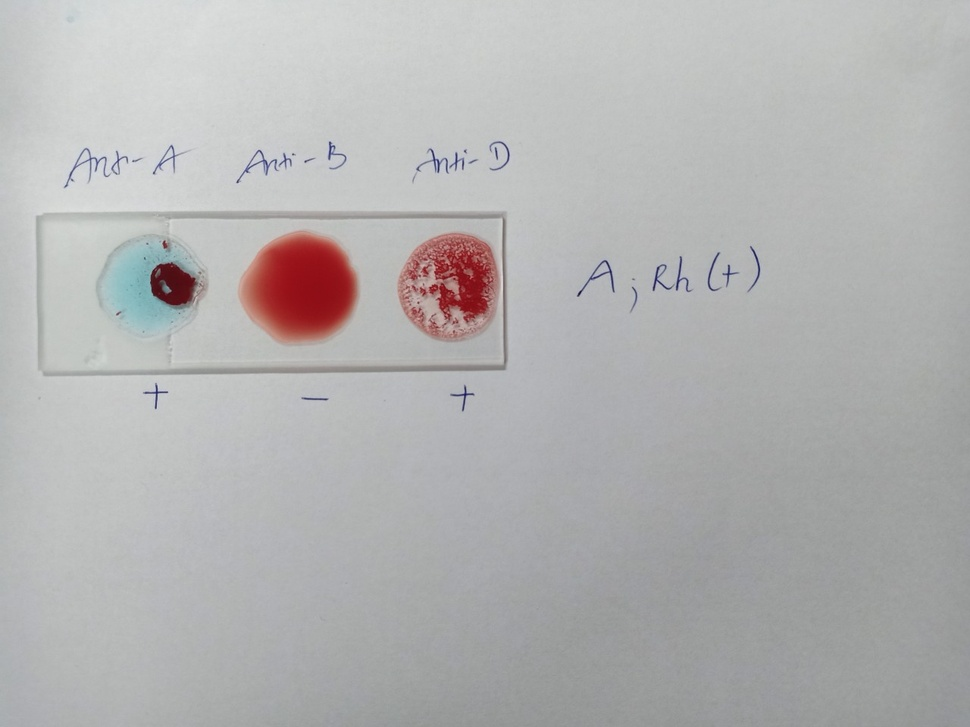
#> input picture data_backup/bloodtp (copy 1)/mau2.jpg, 970 x 727 px, shrunk from 1280 x 960 before the run, found by its file name
$ python testdieukien.py
#> lines starting #> are read from the running program, lines starting #| are printed output that depends on the picture; after the words box and inside, x2 and y2 are one past the last pixel; in counts of white or black regions, pixels touching at a corner belong together
import cv2
import numpy as np
import statistics

def sosanh(image):
    A = image[:, 0:int(width / 3)]
    B = image[:, int(width / 3):int(width / 3 * 2)]
    C = image[:, int(width / 3 * 2):int(width)]

    hist, bin = np.histogram(A)
    print('')
    a = hist[-1]

    hist, bin = np.histogram(B)
    b = hist[-1]

    hist, bin = np.histogram(C)
    c = hist[-1]

    return print('%s %s %s' % (a, b, c))


ten='mau2.jpg'
image = cv2.imread(ten)
#> image is the input picture: shape (727, 970, 3); mean B, G, R 178.5, 178.5, 179
img=cv2.cvtColor(image, cv2.COLOR_BGR2GRAY)
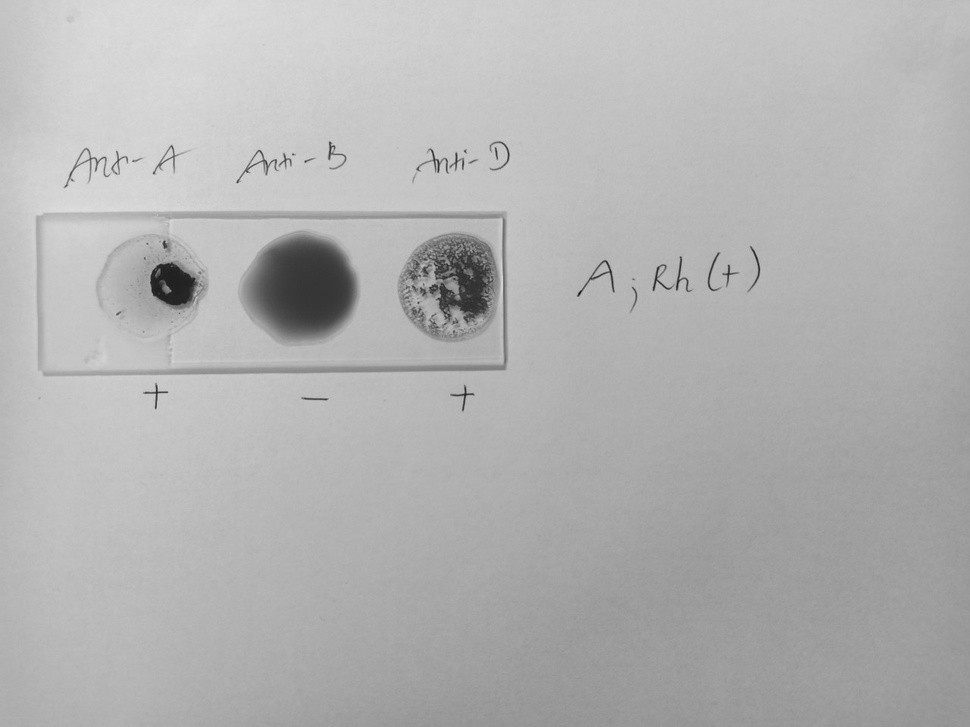
#> img: shape (727, 970); min 21, max 224, mean 178.5
# get dimensions of image
blurM = cv2.medianBlur(img, 5)
edgeM = cv2.Canny(blurM, 100, 200)
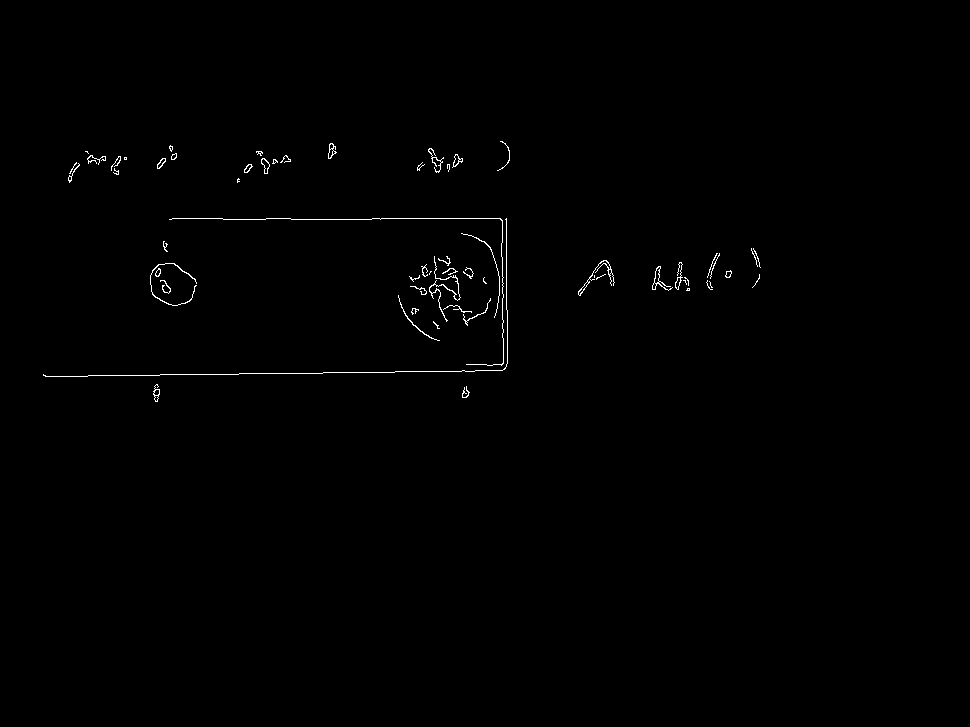
#> edgeM: shape (727, 970); 0.47% white in thin lines or dots, all inside (x1, y1, x2, y2) = (43, 141, 761, 402)

blurG = cv2.GaussianBlur(img, (9, 9), 0)
edgeG = cv2.Canny(blurG, 50, 150)
#> edgeG: shape (727, 970); 0.41% white in thin lines or dots, all inside (x1, y1, x2, y2) = (63, 140, 761, 412)

blurM2 = cv2.medianBlur(img, 5)
edgeM2 = cv2.Canny(blurM2, 10, 150)
#> edgeM2: shape (727, 970); 1% white in thin lines or dots, all inside (x1, y1, x2, y2) = (35, 140, 762, 402)

blurG2 = cv2.GaussianBlur(img, (9, 9), 0)
edgeG2 = cv2.Canny(blurG2, 10, 100)
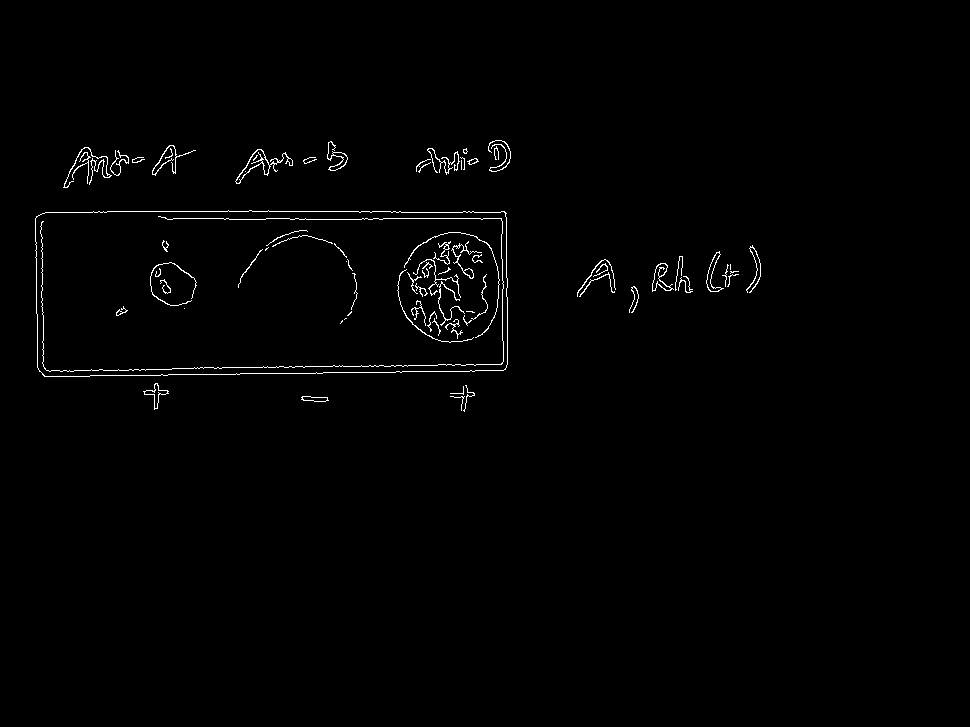
#> edgeG2: shape (727, 970); 0.98% white in thin lines or dots, all inside (x1, y1, x2, y2) = (35, 140, 761, 412)

width = int(image.shape[1])
#> width = 970

img=edgeM
img2=edgeG
img3=edgeG2
print("Dang xem anh: "+ten)
print("Filter edgeM")
sosanh(edgeM)
#> in sosanh, `A = image[:, 0:int(width / 3)]`: A: shape (727, 323); 0.48% white in thin lines or dots, all inside (x1, y1, x2, y2) = (43, 145, 323, 402)
#> in sosanh, `B = image[:, int(width / 3):int(width / 3 * 2)]`: B: shape (727, 323); 0.8% white in thin lines or dots, all inside (x1, y1, x2, y2) = (0, 141, 292, 398)
#> in sosanh, `C = image[:, int(width / 3 * 2):int(width)]`:
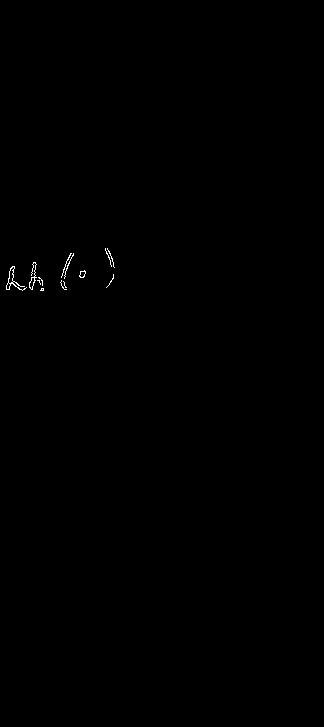
#> C: shape (727, 324); 0.15% white in thin lines or dots, all inside (x1, y1, x2, y2) = (6, 248, 115, 291)
#> in sosanh, `hist, bin = np.histogram(A)`: hist = [233700, 0, 0, 0, 0, 0, 0, 0, 0, 1121]; bin = [0, 25.5, 51, 76.5, 102, 127.5, 153, 178.5, 204, 229.5, 255]
#> in sosanh, `a = hist[-1]`: a = 1121
#> in sosanh, `hist, bin = np.histogram(B)`: hist = [232944, 0, 0, 0, 0, 0, 0, 0, 0, 1877]
#> in sosanh, `b = hist[-1]`: b = 1877
#> in sosanh, `hist, bin = np.histogram(C)`: hist = [235198, 0, 0, 0, 0, 0, 0, 0, 0, 350]
#> in sosanh, `c = hist[-1]`: c = 350
#| 1121 1877 350
print("Filter edgeG")
sosanh(edgeG)
#> in sosanh (call 2), `A = image[:, 0:int(width / 3)]`: A: shape (727, 323); 0.47% white in thin lines or dots, all inside (x1, y1, x2, y2) = (63, 145, 293, 410)
#> in sosanh (call 2), `B = image[:, int(width / 3):int(width / 3 * 2)]`: B: shape (727, 323); 0.51% white in thin lines or dots, all inside (x1, y1, x2, y2) = (4, 140, 293, 412)
#> in sosanh (call 2), `C = image[:, int(width / 3 * 2):int(width)]`:
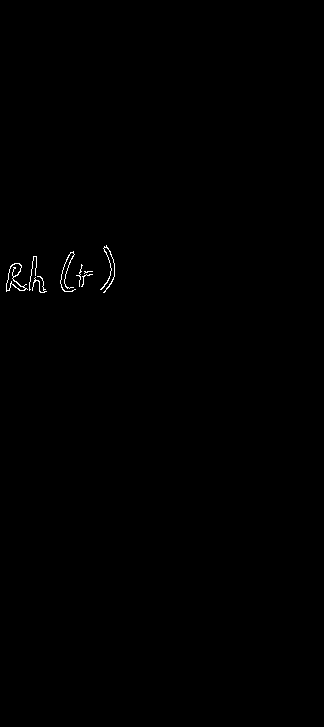
#> C: shape (727, 324); 0.23% white in thin lines or dots, all inside (x1, y1, x2, y2) = (6, 245, 115, 293)
#> in sosanh (call 2), `hist, bin = np.histogram(A)`: hist = [233707, 0, 0, 0, 0, 0, 0, 0, 0, 1114]
#> in sosanh (call 2), `a = hist[-1]`: a = 1114
#> in sosanh (call 2), `hist, bin = np.histogram(B)`: hist = [233621, 0, 0, 0, 0, 0, 0, 0, 0, 1200]
#> in sosanh (call 2), `b = hist[-1]`: b = 1200
#> in sosanh (call 2), `hist, bin = np.histogram(C)`: hist = [235001, 0, 0, 0, 0, 0, 0, 0, 0, 547]
#> in sosanh (call 2), `c = hist[-1]`: c = 547
#| 1114 1200 547
print("Filter edgeG2")
sosanh(edgeG2)
#> in sosanh (call 3), `A = image[:, 0:int(width / 3)]`:
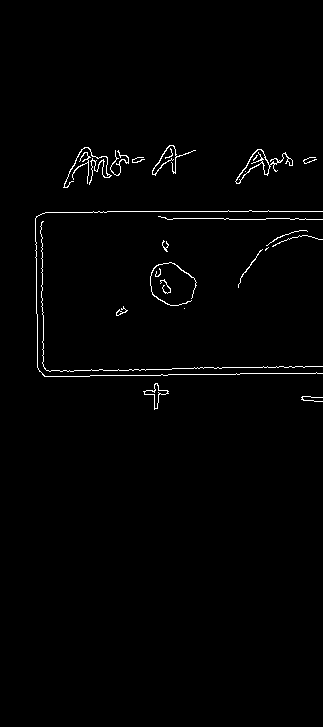
#> A: shape (727, 323); 1.2% white in thin lines or dots, all inside (x1, y1, x2, y2) = (35, 145, 323, 410)
#> in sosanh (call 3), `B = image[:, int(width / 3):int(width / 3 * 2)]`:
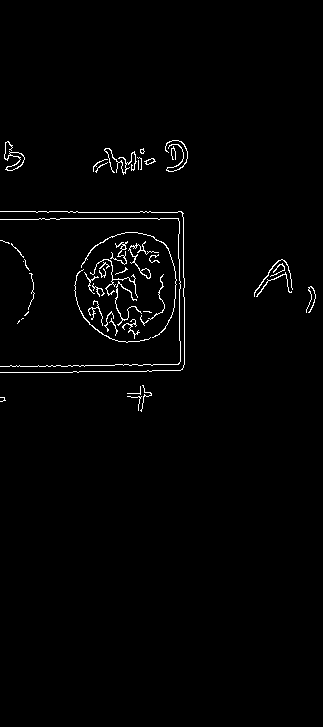
#> B: shape (727, 323); 1.5% white in thin lines or dots, all inside (x1, y1, x2, y2) = (0, 140, 316, 412)
#> in sosanh (call 3), `hist, bin = np.histogram(A)`: hist = [231990, 0, 0, 0, 0, 0, 0, 0, 0, 2831]
#> in sosanh (call 3), `a = hist[-1]`: a = 2831
#> in sosanh (call 3), `hist, bin = np.histogram(B)`: hist = [231331, 0, 0, 0, 0, 0, 0, 0, 0, 3490]
#> in sosanh (call 3), `b = hist[-1]`: b = 3490
#> in sosanh (call 3), `hist, bin = np.histogram(C)`: hist = [234982, 0, 0, 0, 0, 0, 0, 0, 0, 566]
#> in sosanh (call 3), `c = hist[-1]`: c = 566
#| 2831 3490 566

$ run again, with data_backup/bloodtp (copy 1)/mau10.jpg copied over data_backup/bloodtp (copy 1)/mau2.jpg
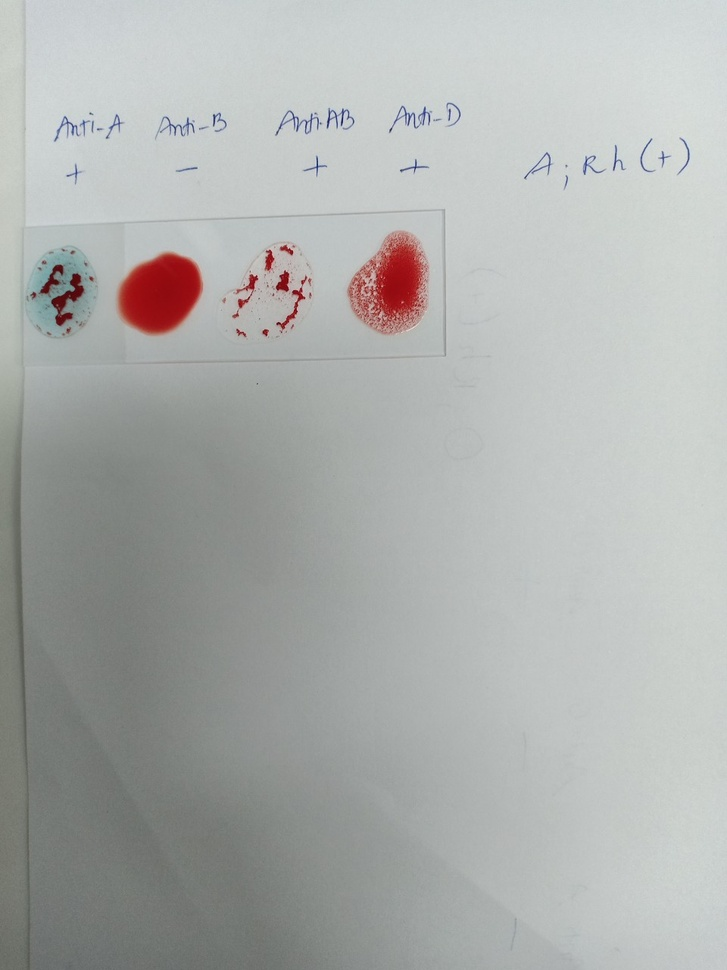
#> input picture data_backup/bloodtp (copy 1)/mau10.jpg, 727 x 970 px, shrunk from 960 x 1280 before the run, found by its file name
#> image is the input picture: shape (970, 727, 3); mean B, G, R 173.9, 175.8, 173.4
#> `edgeM = cv2.Canny(blurM, 100, 200)`:
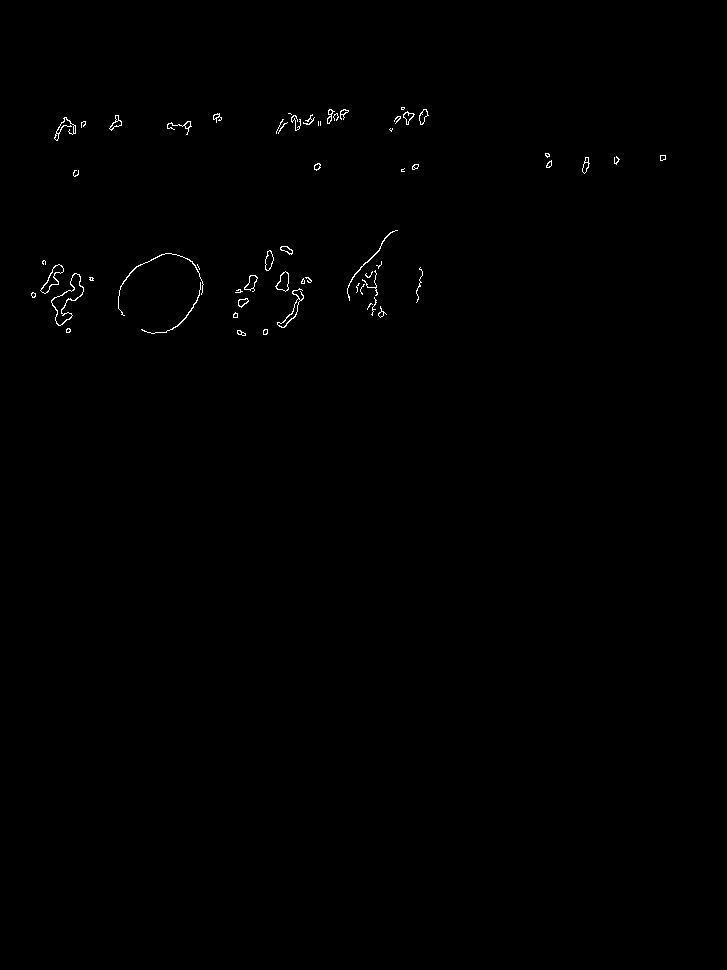
#> edgeM: shape (970, 727); 0.32% white in thin lines or dots, all inside (x1, y1, x2, y2) = (31, 107, 666, 336)
#> edgeG: shape (970, 727); 0.41% white in thin lines or dots, all inside (x1, y1, x2, y2) = (31, 105, 672, 337)
#> edgeM2: shape (970, 727); 0.57% white in thin lines or dots, all inside (x1, y1, x2, y2) = (31, 102, 691, 336)
#> edgeG2: shape (970, 727); 0.61% white in thin lines or dots, all inside (x1, y1, x2, y2) = (31, 101, 691, 337)
#> A: shape (970, 242); 0.43% white in thin lines or dots, all inside (x1, y1, x2, y2) = (31, 113, 242, 335)
#> B: shape (970, 242); 0.5% white in thin lines or dots, all inside (x1, y1, x2, y2) = (0, 107, 187, 336)
#> C: shape (970, 243); 0.05% white in thin lines or dots, all inside (x1, y1, x2, y2) = (61, 153, 182, 174)
#> in sosanh, `hist, bin = np.histogram(A)`: hist = [233737, 0, 0, 0, 0, 0, 0, 0, 0, 1003]; bin = [0, 25.5, 51, 76.5, 102, 127.5, 153, 178.5, 204, 229.5, 255]
#> a = 1003
#> in sosanh, `hist, bin = np.histogram(B)`: hist = [233572, 0, 0, 0, 0, 0, 0, 0, 0, 1168]
#> b = 1168
#> in sosanh, `hist, bin = np.histogram(C)`: hist = [235591, 0, 0, 0, 0, 0, 0, 0, 0, 119]
#> c = 119
#| 1003 1168 119
#> A: shape (970, 242); 0.5% white in thin lines or dots, all inside (x1, y1, x2, y2) = (31, 112, 242, 336)
#> B: shape (970, 242); 0.64% white in thin lines or dots, all inside (x1, y1, x2, y2) = (0, 105, 190, 337)
#> C: shape (970, 243); 0.09% white in thin lines or dots, all inside (x1, y1, x2, y2) = (55, 144, 188, 176)
#| 1173 1502 218
#> B: shape (970, 242); 0.94% white in thin lines or dots, all inside (x1, y1, x2, y2) = (0, 101, 220, 337)
#> in sosanh (call 3), `C = image[:, int(width / 3 * 2):int(width)]`:
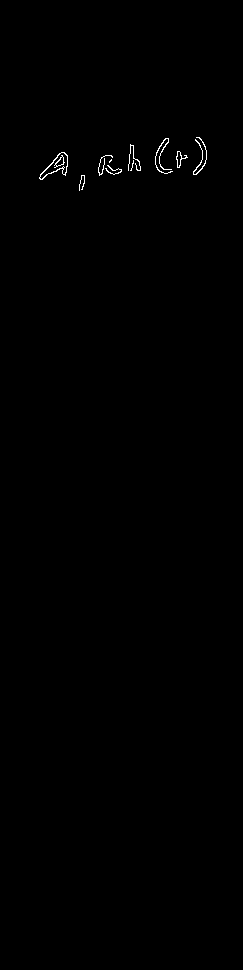
#> C: shape (970, 243); 0.28% white in thin lines or dots, all inside (x1, y1, x2, y2) = (39, 137, 207, 191)
#> in sosanh (call 3), `hist, bin = np.histogram(A)`: hist = [233264, 0, 0, 0, 0, 0, 0, 0, 0, 1476]
#> a = 1476
#> in sosanh (call 3), `hist, bin = np.histogram(B)`: hist = [232537, 0, 0, 0, 0, 0, 0, 0, 0, 2203]
#> b = 2203
#> in sosanh (call 3), `hist, bin = np.histogram(C)`: hist = [235055, 0, 0, 0, 0, 0, 0, 0, 0, 655]
#> c = 655
#| 1476 2203 655

$ run again, with data_backup/bloodtp (copy 1)/mau11.jpg copied over data_backup/bloodtp (copy 1)/mau2.jpg
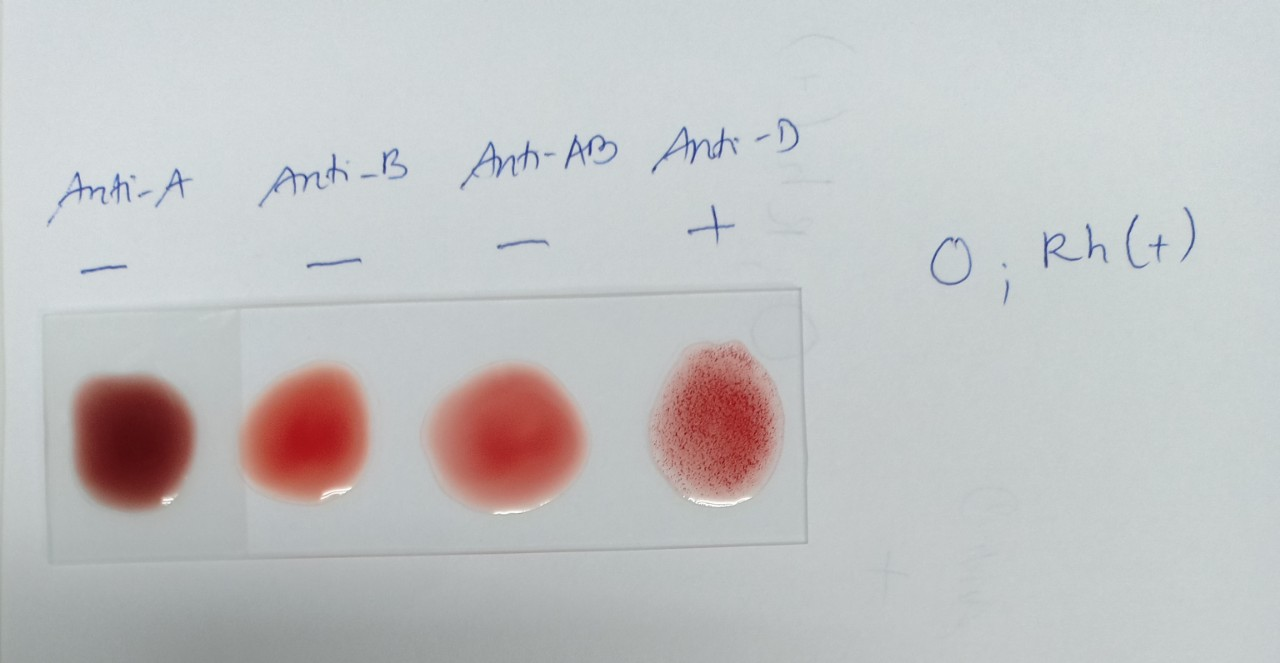
#> input picture data_backup/bloodtp (copy 1)/mau11.jpg, 1280 x 663 px, found by its file name
#> image is the input picture: shape (663, 1280, 3); mean B, G, R 194.6, 193.6, 193.8
#> `edgeM = cv2.Canny(blurM, 100, 200)`:
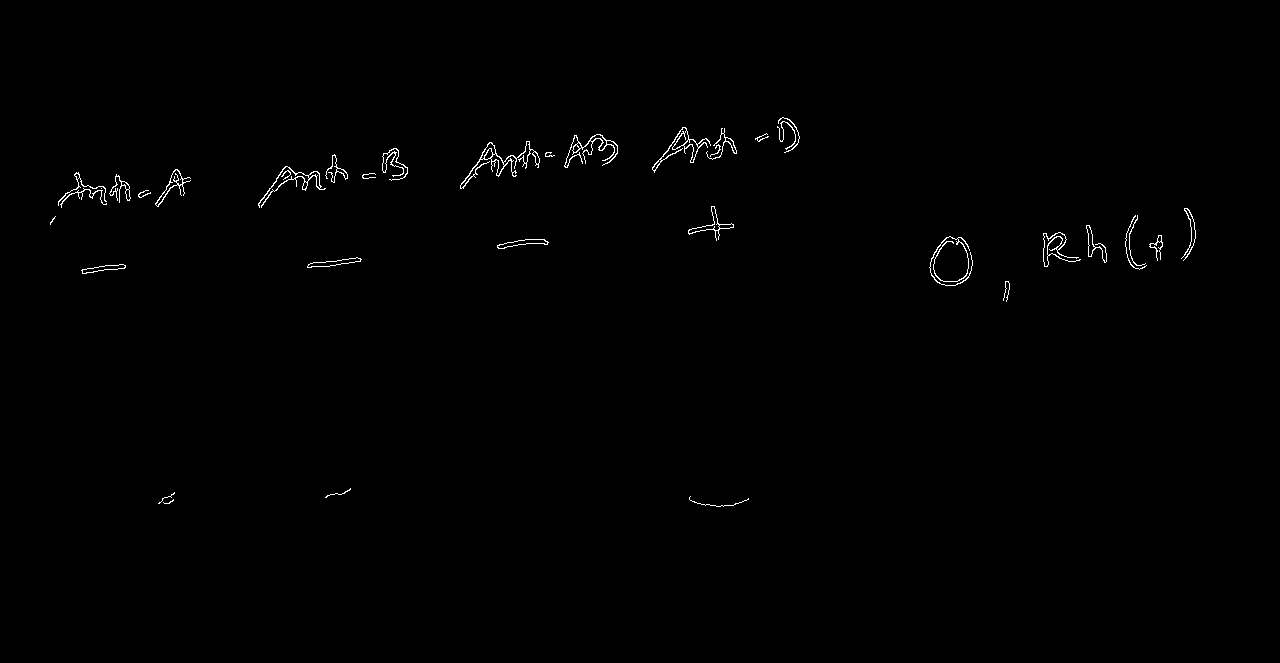
#> edgeM: shape (663, 1280); 0.52% white in thin lines or dots, all inside (x1, y1, x2, y2) = (50, 117, 1196, 507)
#> edgeG: shape (663, 1280); 0.51% white in thin lines or dots, all inside (x1, y1, x2, y2) = (57, 117, 1196, 506)
#> edgeM2: shape (663, 1280); 0.61% white in thin lines or dots, all inside (x1, y1, x2, y2) = (46, 117, 1196, 515)
#> edgeG2: shape (663, 1280); 0.58% white in thin lines or dots, all inside (x1, y1, x2, y2) = (47, 117, 1196, 507)
#> A: shape (663, 426); 0.54% white in thin lines or dots, all inside (x1, y1, x2, y2) = (50, 148, 408, 504)
#> B: shape (663, 427); 0.65% white in thin lines or dots, all inside (x1, y1, x2, y2) = (34, 117, 374, 507)
#> C: shape (663, 427); 0.38% white in thin lines or dots, all inside (x1, y1, x2, y2) = (76, 208, 343, 302)
#> in sosanh, `hist, bin = np.histogram(A)`: hist = [280915, 0, 0, 0, 0, 0, 0, 0, 0, 1523]; bin = [0, 25.5, 51, 76.5, 102, 127.5, 153, 178.5, 204, 229.5, 255]
#> a = 1523
#> in sosanh, `hist, bin = np.histogram(B)`: hist = [281274, 0, 0, 0, 0, 0, 0, 0, 0, 1827]
#> b = 1827
#> in sosanh, `hist, bin = np.histogram(C)`: hist = [282030, 0, 0, 0, 0, 0, 0, 0, 0, 1071]
#> c = 1071
#| 1523 1827 1071
#> A: shape (663, 426); 0.53% white in thin lines or dots, all inside (x1, y1, x2, y2) = (57, 148, 408, 506)
#> B: shape (663, 427); 0.63% white in thin lines or dots, all inside (x1, y1, x2, y2) = (34, 117, 374, 250)
#> C: shape (663, 427); 0.38% white in thin lines or dots, all inside (x1, y1, x2, y2) = (76, 207, 343, 287)
#| 1499 1773 1082
#> A: shape (663, 426); 0.62% white in thin lines or dots, all inside (x1, y1, x2, y2) = (47, 148, 408, 506)
#> in sosanh (call 3), `B = image[:, int(width / 3):int(width / 3 * 2)]`:
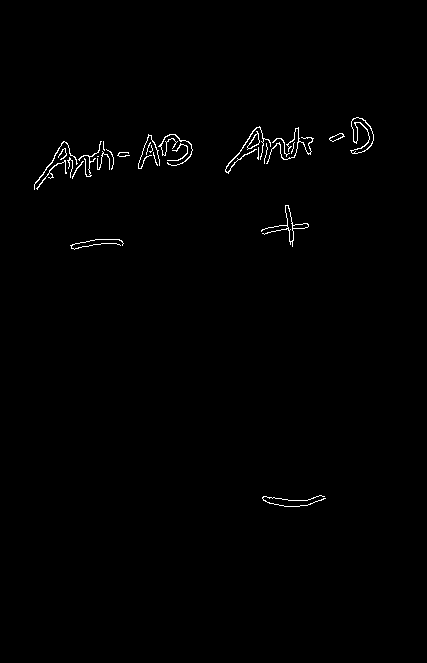
#> B: shape (663, 427); 0.71% white in thin lines or dots, all inside (x1, y1, x2, y2) = (34, 117, 374, 507)
#> C: shape (663, 427); 0.4% white in thin lines or dots, all inside (x1, y1, x2, y2) = (76, 207, 343, 306)
#> in sosanh (call 3), `hist, bin = np.histogram(A)`: hist = [280689, 0, 0, 0, 0, 0, 0, 0, 0, 1749]
#> a = 1749
#> in sosanh (call 3), `hist, bin = np.histogram(B)`: hist = [281083, 0, 0, 0, 0, 0, 0, 0, 0, 2018]
#> b = 2018
#> in sosanh (call 3), `hist, bin = np.histogram(C)`: hist = [281962, 0, 0, 0, 0, 0, 0, 0, 0, 1139]
#> c = 1139
#| 1749 2018 1139
